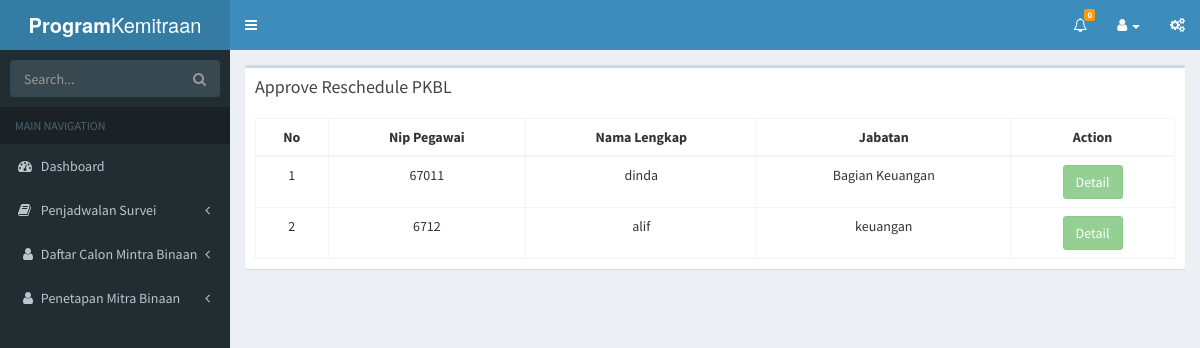
Screenshot of /index.php/penjadwalan/reschedule with the database file from the repository.
### tables this page shows
CREATE TABLE `penjadwalan` (
  `idpenjadwalan` int(30) NOT NULL,
  `nip` int(30) DEFAULT NULL,
  `nama_surveyor` varchar(40) DEFAULT NULL,
  `tgl_tugas1` date DEFAULT NULL,
  `tgl_tugas2` date DEFAULT NULL,
  `idpegawai` int(30) DEFAULT NULL,
  `status_j` varchar(50) DEFAULT NULL,
  `jmlhari` int(30) DEFAULT NULL,
  `idakun` varchar(50) NOT NULL
);

CREATE TABLE `pegawai` (
  `idpegawai` int(20) NOT NULL,
  `np_pegawai` int(30) NOT NULL,
  `nama_pegawai` varchar(30) NOT NULL,
  `nohp_pegawai` varchar(30) NOT NULL,
  `email` varchar(50) NOT NULL,
  `s_jabatan` varchar(50) NOT NULL,
  `status` varchar(40) DEFAULT NULL
);

### application/controllers/penjadwalan.php (called while the page is built, shortened)
<?php
class Penjadwalan extends CI_Controller{
	function __construct(){
		$this->load->model('m_penjadwalan');
		$this->load->model('m_petugas');
		$this->load->model('mnotifikasi');
		$this->load->helper('url','form');
		$this->load->library('m_pdf');
	}
	 function reschedule()
	 {
	 	$data['title'] = 'Notifikasi PKBL Perum Peruri';
        $data['jlhnotif'] =$this->mnotifikasi->notif_count1();
        $data['notifikasi'] =$this->mnotifikasi->getnotifikasi1();
	 	$data['qry'] = $this->m_petugas->data()->result();
	 	$this->load->view('approve_resekejul',$data);
	 }
}
?>

### index.php (called while the page is built, shortened)
<?php
require_once BASEPATH.'core/CodeIgniter.php';

### application/models/m_petugas.php (called while the page is built, shortened)
<?php
class M_petugas extends CI_Model{
	function data(){
		$query = $this->db->query('select * FROM penjadwalan pe join pegawai pg on (pe.idpegawai=pg.idpegawai)');
        return $query;
	}
}
?>

### application/views/approve_resekejul.php (the view, shortened to what this page needs)
<!DOCTYPE html>
<html>
<head>
  <link rel="stylesheet" href="<?php echo base_url(); ?>asset/bootstrap/css/bootstrap.min.css">
  <link rel="stylesheet" href="https://cdnjs.cloudflare.com/ajax/libs/font-awesome/4.5.0/css/font-awesome.min.css">
  <link rel="stylesheet" href="https://cdnjs.cloudflare.com/ajax/libs/ionicons/2.0.1/css/ionicons.min.css">
  <link rel="stylesheet" href="<?php echo base_url(); ?>asset/dist/css/AdminLTE.min.css">
  <link rel="stylesheet" href="<?php echo base_url(); ?>asset/dist/css/skins/_all-skins.min.css">
</head>
<body class="hold-transition skin-blue sidebar-mini">
<div class="wrapper">
  <header class="main-header">
    <a href="index2.html" class="logo">
      <span class="logo-lg"><b>Program</b>Kemitraan</span>
    </a>
    <nav class="navbar navbar-static-top">
      <a href="#" class="sidebar-toggle" data-toggle="offcanvas" role="button">
      </a>
      <div class="navbar-custom-menu">
        <ul class="nav navbar-nav">
             <li class="dropdown notifications-menu">
            <a href="#" class="dropdown-toggle" data-toggle="dropdown">
              <i class="fa fa-bell-o"></i>
              <span class="label label-warning" id="load_row2"><?=$jlhnotif?></span>
            </a>
              </li>
            </ul>
          <li class="dropdown">
                    <a href="#" class="dropdown-toggle" data-toggle="dropdown"><i class="fa fa-user"></i> <?php echo $this->session->userdata('username'); ?>  <b class="caret"></b></a>
                </li>
          <li>
            <a href="#" data-toggle="control-sidebar"><i class="fa fa-gears"></i></a>
          </li>
      </div>
    </nav>
  </header>
  <aside class="main-sidebar">
     <section class="sidebar">
      <form action="#" method="get" class="sidebar-form">
        <div class="input-group">
          <input type="text" name="q" class="form-control" placeholder="Search...">
              <span class="input-group-btn">
                <button type="submit" name="search" id="search-btn" class="btn btn-flat"><i class="fa fa-search"></i>
                </button>
              </span>
        </div>
      </form>
          <ul class="sidebar-menu">
        <li class="header">MAIN NAVIGATION</li>
        <li class="treeview">
          <a href="<?php echo base_url()."index.php/dashboard/kepala_pkbl"; ?>">
            <i class=" fa fa-dashboard "></i> <span>Dashboard</span>
          </a>
        </li>
        <li class="treeview">
          <a href="#">
            <i class=" fa  fa-book "></i> <span>Penjadwalan Survei</span>
            <span class="pull-right-container">
              <i class="fa fa-angle-left pull-right"></i>
            </span>
          </a>
        </li>
        <li class="treeview">
          <a href="#">
            <i class="fa fa-fw fa-user"></i> <span>Daftar Calon Mintra Binaan</span>
            <span class="pull-right-container">
              <i class="fa fa-angle-left pull-right"></i>
            </span>
          </a>
        </li>
        <li class="treeview">
          <a href="#">
            <i class="fa fa-fw fa-user"></i> <span>Penetapan Mitra Binaan</span>
            <span class="pull-right-container">
              <i class="fa fa-angle-left pull-right"></i>
            </span>
          </a>
        </li>
        </ul>
    </section>
  </aside>
  <div class="content-wrapper">
    <section class="content">
      <div class="row">
        <div class="col-xs-12">
          <div class="box">
            <div class="box-header">
              <h3 class="box-title">Approve Reschedule PKBL</h3>
            </div>
            <div class="box-body">
              <table id="example2" class="table table-bordered table-hover">
                    <thead>
                      <tr>
					              <th><center>No</center></th>
                        <th><center>Nip Pegawai</center></th>
                        <th><center>Nama Lengkap</center></th>
                        <th><center>Jabatan</center></th>
                          <th style='text-align:center;'>Action</th>
                      </tr>
                    </thead>
                    <tbody>
	                <?php
						$nomer=0;
						foreach ($qry as $data) {
								$nomer++;
								?>
					            <tr>
								      <td><center><?php echo $nomer?></center></td>
                      <td><center><?php echo $data->np_pegawai?></center></td>
					            <td><center><?php echo $data->nama_pegawai?></center></td>
                      <td><center><?php echo $data->s_jabatan?></center></td>
                      <td><center><?php if( $data->status !="Telah Terjadwalkan"){
                      echo anchor('penjadwalan/Approve_resekejul/'.$data->idpegawai,'<input type="button" class="btn btn-success" disabled value="Detail"');
	                }else{
                    echo anchor('penjadwalan/Approve_resekejul/'.$data->idpegawai,'<input type="button" class="btn btn-success"   value="Detail"');
                  }
              ?></center>
					     </td>
                </tr>
					        <?php } ?>
				    </tbody>
                  </table>
                </div>
              </div>
            </div>
          </div>
        </section>
      </div>
</body>
</html>

### rows the page displays
penjadwalan: idpegawai.np_pegawai "67011", idpegawai.nama_pegawai "dinda", idpegawai.s_jabatan "Bagian Keuangan"
penjadwalan: idpegawai.np_pegawai "6712", idpegawai.nama_pegawai "alif", idpegawai.s_jabatan "keuangan"

### other values shown
$jlhnotif "0"
